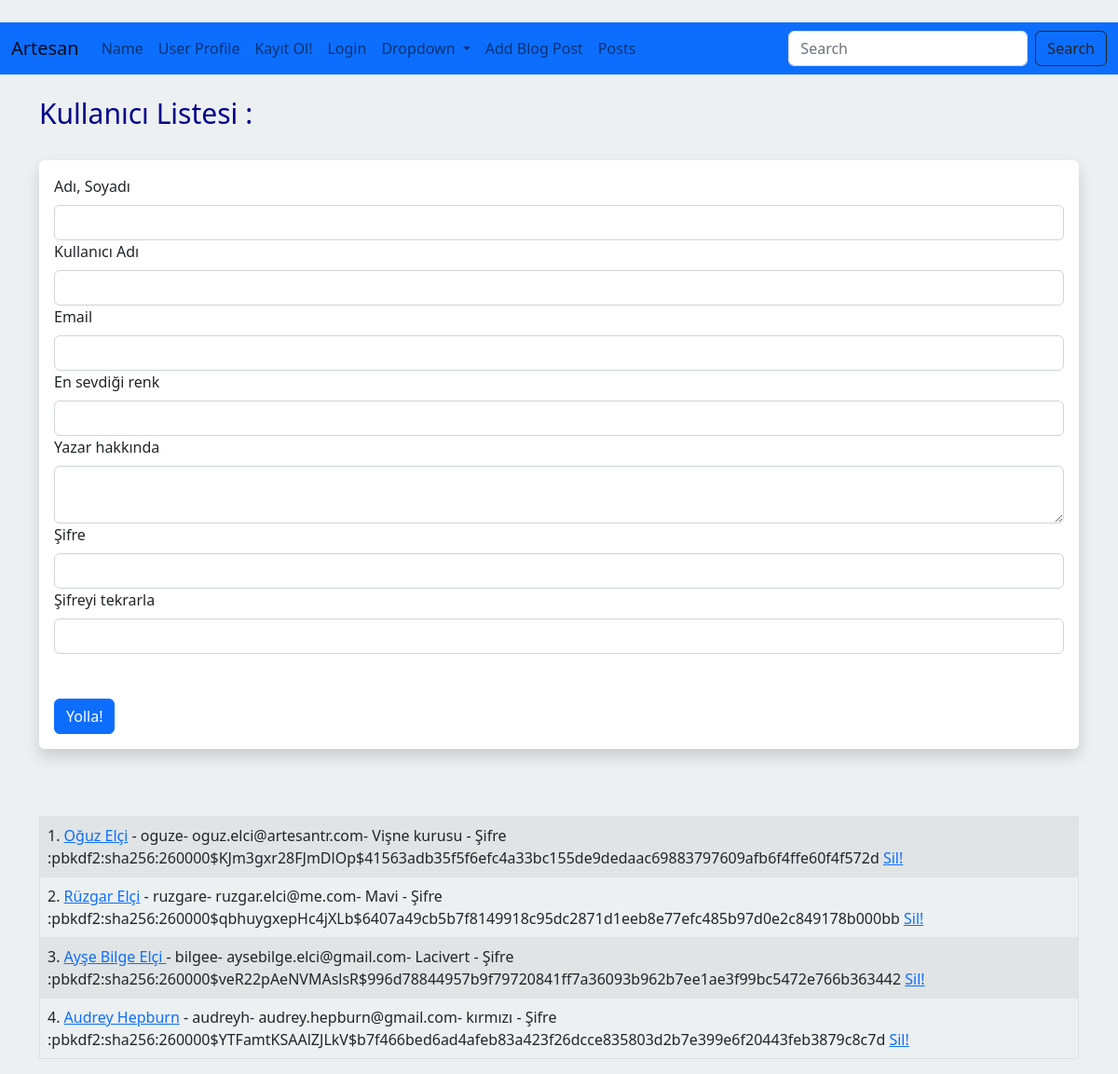
Screenshot of /user/add with the database file from the repository.
### app.py (models this page shows, shortened)
class Personel(db.Model, UserMixin):
    __tablename__='personel'
    id = db.Column(db.Integer, primary_key=True)
    username=db.Column(db.String(20), nullable=False, unique=True)
    name = db.Column(db.String(200), nullable=False)
    email = db.Column(db.String(120), nullable=False, unique=True)
    favourite_color=db.Column(db.String(120))
    about_author = db.Column(db.Text(), nullable=True) #Postgres'e geçmek için Text character sayısını (500) kaldırdım!
    date_added = db.Column(db.DateTime, default=datetime.utcnow() + timedelta(hours=3))
    profile_pic=db.Column(db.String(), nullable=True)
    password_hash=db.Column(db.String(128))
    posts=db.relationship('Posts', backref='poster')
    @property
    def password(self):
        raise AttributeError('Şifre okunabilir değil!')

### app.py (the view, shortened to what this page needs)
@app.route('/user/add', methods=['GET','POST'])
def add_user():
    ax=0
    name=None
    form=PersonelForm()
    our_users=Personel.query.order_by(Personel.date_added)
    return render_template('add_user.html', form=form, name=name, our_users=our_users)

### webforms.py
class PersonelForm(FlaskForm):
    name = StringField("Adı, Soyadı", validators=[DataRequired()])
    username = StringField("Kullanıcı Adı", validators=[DataRequired()])
    email = StringField("Email", validators=[DataRequired()])
    favourite_color=StringField("En sevdiği renk")
    about_author = TextAreaField("Yazar hakkında")
    password_hash = PasswordField("Şifre", validators=[DataRequired(), EqualTo("password_hash2", message='Şifreler aynı olmalı!')])
    password_hash2 = PasswordField("Şifreyi tekrarla", validators=[DataRequired()])
    profile_pic=FileField("Profil Resmi")
    submit = SubmitField("Yolla!")

class SearchForm(FlaskForm):
    searched=StringField('Aranan', validators=[DataRequired()])
    submit=SubmitField('Yolla')

### app.py (called while the page is built)
@app.context_processor
def base():
    form=SearchForm()
    return dict(form=form)

### templates/add_user.html (shortened to what this page needs)
{% extends "base.html" %}
{% block content %}
        <h1>Kullanıcı Listesi : </h1>
        <br/>
    <div class="shadow p-3 mb-5 bg-body rounded">
        <form method="POST">
            {{ form.name.label(class="form-label") }}
            {{ form.name(class="form-control") }}
            {{ form.username.label(class="form-label") }}
            {{ form.username(class="form-control") }}
            {{ form.email.label(class="form-label") }}
            {{ form.email(class="form-control") }}
            {{ form.favourite_color.label(class="form-label") }}
            {{ form.favourite_color(class="form-control") }}
            {{ form.about_author.label(class="form-label") }}
            {{ form.about_author(class="form-control") }}
            {{ form.password_hash.label(class="form-label") }}
            {{ form.password_hash(class="form-control") }}
            {{ form.password_hash2.label(class="form-label") }}
            {{ form.password_hash2(class="form-control") }}
            <br/>
            <br/>
            {{ form.submit(class="btn btn-primary") }}
    </form>
    </div>
<br/>
<table class="table table-hover table-bordered table-striped">
{% for our_user in our_users %}
<tr>
    <td>
        {{ our_user.id }}. <a href="{{url_for('update', id=our_user.id)}}">{{ our_user.name }}</a> - {{ our_user.username }}- {{ our_user.email }}- {{ our_user.favourite_color }} - Şifre :{{ our_user.password_hash }} <a href="{{url_for('delete', id=our_user.id)}}">Sil!</a>
</td>
</tr>
    {% endfor %}
</table>
{% endblock %}

### static/css/style.css (style rules this page uses)
h1 { color:darkblue; font-size:30px }
body { background: #ECF0F1 }

### rows the page displays
Personel: id "1", name "Oğuz Elçi", username "oguze", email "oguz.elci@artesantr.com", favourite_color "Vişne kurusu", password_hash "pbkdf2:sha256:260000$KJm3gxr28FJmDlOp$41563adb35f5f6efc4a33bc155de9dedaac69883797609afb6f4ffe60f4f572d"
Personel: id "2", name "Rüzgar Elçi", username "ruzgare", email "ruzgar.elci@me.com", favourite_color "Mavi", password_hash "pbkdf2:sha256:260000$qbhuygxepHc4jXLb$6407a49cb5b7f8149918c95dc2871d1eeb8e77efc485b97d0e2c849178b000bb"
Personel: id "3", name "Ayşe Bilge Elçi", username "bilgee", email "aysebilge.elci@gmail.com", favourite_color "Lacivert", password_hash "pbkdf2:sha256:260000$veR22pAeNVMAslsR$996d78844957b9f79720841ff7a36093b962b7ee1ae3f99bc5472e766b363442"
Personel: id "4", name "Audrey Hepburn", username "audreyh", email "audrey.hepburn@gmail.com", favourite_color "kırmızı", password_hash "pbkdf2:sha256:260000$YTFamtKSAAlZJLkV$b7f466bed6ad4afeb83a423f26dcce835803d2b7e399e6f20443feb3879c8c7d"
